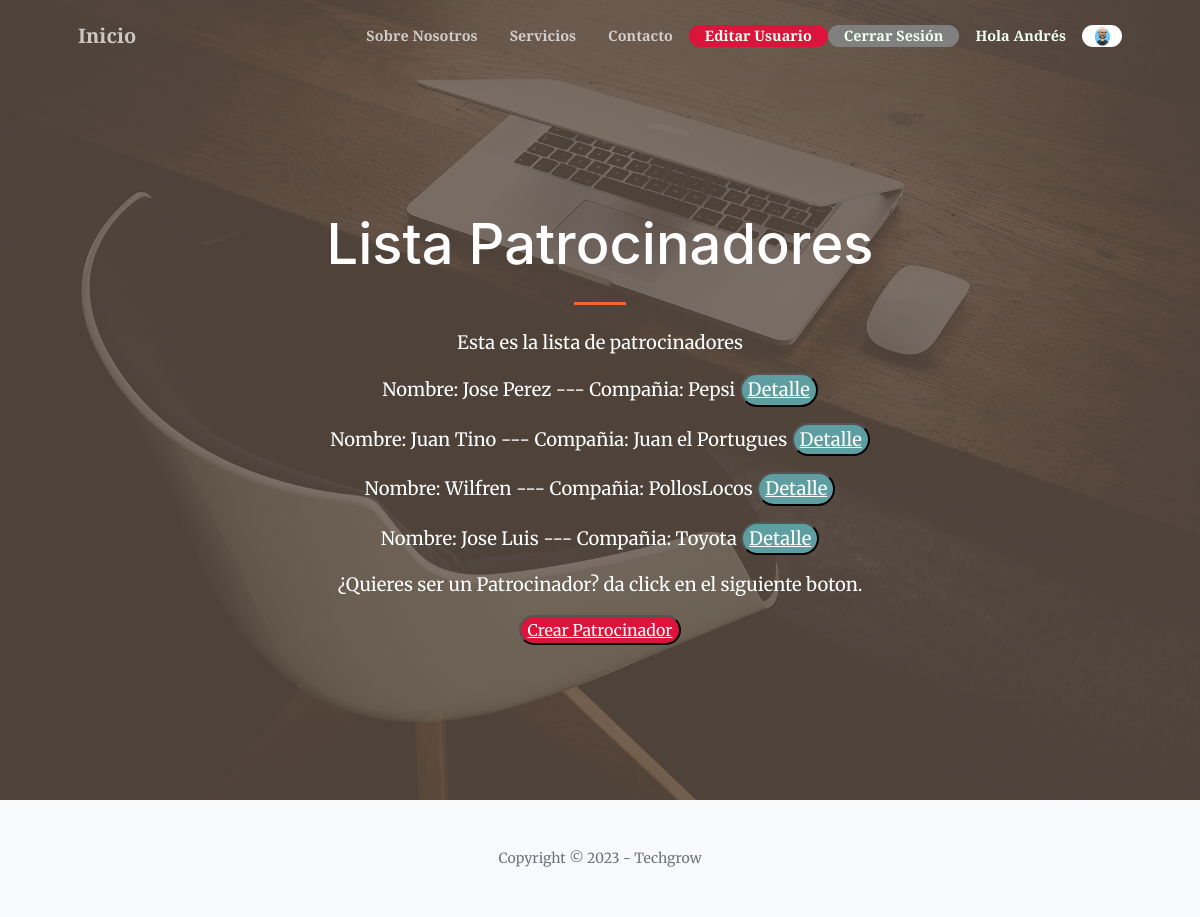
Page /Consultorias/adsclient/list (signed in) on the committed database.
### Consultorias/models.py (models this page shows)
class Avatar(models.Model):
    user = models.ForeignKey(User, on_delete=models.CASCADE)
    image= models.ImageField(upload_to="media", null=True, blank=True)

class adsClient(models.Model):
    TYPE_INVESTMENT = [
        ("Main Page Logo Mention", "Main Page Logo Mention"),
        ("Sponsored Video", "Sponsored Video"),
        ("Sponsored Post", "Sponsored Post"),
    ]
    ads_client_name = models.CharField(max_length=40)
    ads_client_company = models.CharField(max_length=40)
    ads_client_email = models.EmailField()
    ads_client_investment = models.IntegerField()
    ads_client_type_investment = models.CharField(
        max_length=40,
        choices=TYPE_INVESTMENT,
        default="Sponsored Post"
    )
    ads_client_date_investment = models.DateField(default=datetime.date.today)

### Consultorias/views.py (the view)
# urls.py: path('adsclient/list',views.adsclientList.as_view(), name = "resultados_patro"),
class adsclientList(LoginRequiredMixin,ListView):
      model = adsClient
      template_name= "Consultorias/adsclients/adsclient_list.html"

### Consultorias/templates/Consultorias/adsclients/adsclient_list.html (shortened to what this page needs)
{% extends "Consultorias/padre.html" %}
{% load static %}
{% block inicio %}
Lista Patrocinadores
{% endblock %}
{% block resultadosparabuscador %}
<p style="color:white">Esta es la lista de patrocinadores</p>
{% for x in object_list %}
<div style="text-align: center;">
<p style="color:white;">
    Nombre: {{x.ads_client_name}} --- Compañia: {{x.ads_client_company}}
    <button style="background-color:cadetblue; border-color:black;border-radius: 22px">
        <a style="color:white" href= '{% url "detalle_patro" x.id %}'> Detalle </a>
    </button>
</p>
    </div>
{% endfor %}
{% if  request.user.is_staff %}
<p style="color:white">¿Quieres ser un Patrocinador? da click en el siguiente boton.</p>
<button style="background-color:crimson; border-color:black;border-radius: 22px">
    <a style="color:white" href = '{% url "crear_patrocinador" %}'> Crear Patrocinador </a>
</button>
{% endif %}
{% endblock %}

### Consultorias/templates/Consultorias/padre.html (shortened to what this page needs)
<!DOCTYPE html>
<html lang="en">
    <head>
        {% load static %}
        <link href="https://cdn.jsdelivr.net/npm/bootstrap-icons@1.5.0/font/bootstrap-icons.css" rel="stylesheet" />
        <link href="https://cdnjs.cloudflare.com/ajax/libs/SimpleLightbox/2.1.0/simpleLightbox.min.css" rel="stylesheet" />
        <link href="{% static 'Consultorias/css/styles.css' %}" rel="stylesheet" />
    </head>
    <body id="page-top">
        <nav class="navbar navbar-expand-lg navbar-light fixed-top py-3" id="mainNav">
            <div class="container px-4 px-lg-5">
                <a class="navbar-brand" class="nav-link" href='{% url "Inicio" %}'>Inicio</a>
                <div class="collapse navbar-collapse" id="navbarResponsive">
                    <ul class="navbar-nav ms-auto my-2 my-lg-0">
                        <li class="nav-item"><a class="nav-link" href='{% url "Inicio" %}#about'>Sobre Nosotros</a></li>
                        <li class="nav-item"><a class="nav-link" href='{% url "Inicio" %}#services'>Servicios</a></li>
                        <li class="nav-item"><a class="nav-link" href='{% url "Inicio" %}#contact'>Contacto</a></li>
                        {% if  request.user.is_authenticated %}
                        <li class="nav-item"><a class="nav-link" href='{% url "editar_usuario" %}' style="background-color:crimson;border-radius: 22px;color: honeydew;">Editar Usuario</a></li>
                        <li class="nav-item"><a class="nav-link" href='{% url "cerrar_sesion" %}' style="background-color:gray;border-radius: 22px;color: honeydew;">Cerrar Sesión</a></li>
                        <li class="nav-item"><a class="nav-link" style="color: honeydew;">Hola {{user.first_name}}</a></li>
                        {% with user.avatar_set.last as profileavatar %}
                        {% if profileavatar %}
                        <img src="{{profileavatar.image.url}}" alt="" style="max-width: 40px;border-radius: 22px;margin-right: auto; margin-left: auto;">
                        {% endif %}
                        {% endwith %}
                        {% endif %}
                    </ul>
                </div>
            </div>
        </nav>
        <header class="masthead">
            <div class="container px-4 px-lg-5 h-100">
                <div class="row gx-4 gx-lg-5 h-100 align-items-center justify-content-center text-center">
                    <div class="col-lg-8 align-self-end">
                        <h1 class="text-white font-weight-bold">        {% block inicio %} {% endblock %}</h1>
                        <hr class="divider" />
                        <p>{% block resultadosparabuscador %} {% endblock %} </p>
                    </div>
                </div>
            </div>
        </header>
        <footer class="bg-light py-5">
            <div class="container px-4 px-lg-5"><div class="small text-center text-muted">Copyright &copy; 2023 - Techgrow</div></div>
        </footer>
    </body>
</html>

### rows in the picture
Avatar: image (picture)
adsClient: ads_client_name "Jose Perez", ads_client_company "Pepsi"
adsClient: ads_client_name "Juan Tino", ads_client_company "Juan el Portugues"
adsClient: ads_client_name "Wilfren", ads_client_company "PollosLocos"
adsClient: ads_client_name "Jose Luis", ads_client_company "Toyota"

### other values in the picture
{{ user.first_name }} "Andrés"
